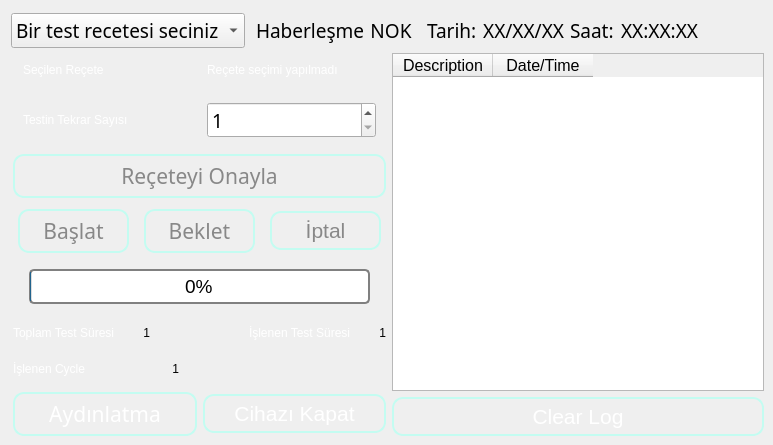
      <widget class="QWidget" name="tab_Main">
       <property name="autoFillBackground">
        <bool>false</bool>
       </property>
       <property name="styleSheet">
        <string notr="true"/>
       </property>
       <attribute name="title">
        <string>Ana Sayfa</string>
       </attribute>
       <widget class="QWidget" name="layoutWidget">
        <property name="geometry">
         <rect>
          <x>11</x>
          <y>11</y>
          <width>687</width>
          <height>39</height>
         </rect>
        </property>
        <layout class="QHBoxLayout" name="horizontalLayout_19" stretch="25,0,0,30,30">
         <item>
          <widget class="QComboBox" name="cbSelectProfileMain">
           <property name="font">
            <font>
             <family>Gill Sans MT</family>
             <pointsize>14</pointsize>
             <weight>9</weight>
             <italic>false</italic>
             <bold>false</bold>
            </font>
           </property>
           <item>
            <property name="text">
             <string>Bir test recetesi seciniz</string>
            </property>
           </item>
          </widget>
         </item>
         <item>
          <layout class="QHBoxLayout" name="horizontalLayout" stretch="0,0">
           <property name="spacing">
            <number>5</number>
           </property>
           <property name="sizeConstraint">
            <enum>QLayout::SetDefaultConstraint</enum>
           </property>
           <property name="leftMargin">
            <number>5</number>
           </property>
           <property name="topMargin">
            <number>5</number>
           </property>
           <property name="rightMargin">
            <number>5</number>
           </property>
           <property name="bottomMargin">
            <number>5</number>
           </property>
           <item>
            <widget class="QLabel" name="label_57">
             <property name="font">
              <font>
               <family>Gill Sans MT</family>
               <pointsize>14</pointsize>
               <weight>5</weight>
               <italic>false</italic>
               <bold>false</bold>
              </font>
             </property>
             <property name="text">
              <string>Haberleşme</string>
             </property>
            </widget>
           </item>
           <item>
            <widget class="QLabel" name="laCommErr">
             <property name="font">
              <font>
               <family>Gill Sans MT</family>
               <pointsize>14</pointsize>
               <weight>5</weight>
               <italic>false</italic>
               <bold>false</bold>
              </font>
             </property>
             <property name="text">
              <string>NOK</string>
             </property>
             <property name="alignment">
              <set>Qt::AlignCenter</set>
             </property>
            </widget>
           </item>
          </layout>
         </item>
         <item>
          <spacer name="horizontalSpacer_17">
           <property name="orientation">
            <enum>Qt::Horizontal</enum>
           </property>
           <property name="sizeHint" stdset="0">
            <size>
             <width>40</width>
             <height>20</height>
            </size>
           </property>
          </spacer>
         </item>
         <item>
          <layout class="QHBoxLayout" name="horizontalLayout_11">
           <property name="spacing">
            <number>5</number>
           </property>
           <property name="topMargin">
            <number>5</number>
           </property>
           <property name="bottomMargin">
            <number>5</number>
           </property>
           <item>
            <widget class="QLabel" name="label_8">
             <property name="font">
              <font>
               <family>Gill Sans MT</family>
               <pointsize>14</pointsize>
               <weight>5</weight>
               <italic>false</italic>
               <bold>false</bold>
              </font>
             </property>
             <property name="text">
              <string>Tarih:</string>
             </property>
            </widget>
           </item>
           <item>
            <widget class="QLabel" name="laDate">
             <property name="font">
              <font>
               <family>Gill Sans MT</family>
               <pointsize>14</pointsize>
               <weight>5</weight>
               <italic>false</italic>
               <bold>false</bold>
              </font>
             </property>
             <property name="text">
              <string>XX/XX/XX</string>
             </property>
             <property name="alignment">
              <set>Qt::AlignRight|Qt::AlignTrailing|Qt::AlignVCenter</set>
             </property>
            </widget>
           </item>
          </layout>
         </item>
         <item>
          <layout class="QHBoxLayout" name="horizontalLayout_12">
           <property name="topMargin">
            <number>5</number>
           </property>
           <property name="bottomMargin">
            <number>5</number>
           </property>
           <item>
            <widget class="QLabel" name="label_65">
             <property name="font">
              <font>
               <family>Gill Sans MT</family>
               <pointsize>14</pointsize>
               <weight>5</weight>
               <italic>false</italic>
               <bold>false</bold>
              </font>
             </property>
             <property name="text">
              <string>Saat:</string>
             </property>
            </widget>
           </item>
           <item>
            <widget class="QLabel" name="laTime">
             <property name="font">
              <font>
               <family>Gill Sans MT</family>
               <pointsize>14</pointsize>
               <weight>5</weight>
               <italic>false</italic>
               <bold>false</bold>
              </font>
             </property>
             <property name="text">
              <string>XX:XX:XX</string>
             </property>
             <property name="alignment">
              <set>Qt::AlignRight|Qt::AlignTrailing|Qt::AlignVCenter</set>
             </property>
            </widget>
           </item>
          </layout>
         </item>
        </layout>
       </widget>
       <widget class="QWidget" name="layoutWidget">
        <property name="geometry">
         <rect>
          <x>13</x>
          <y>53</y>
          <width>751</width>
          <height>383</height>
         </rect>
        </property>
        <layout class="QHBoxLayout" name="horizontalLayout_24">
         <item>
          <layout class="QVBoxLayout" name="verticalLayout_4">
           <item>
            <layout class="QHBoxLayout" name="horizontalLayout_18">
             <property name="spacing">
              <number>15</number>
             </property>
             <property name="leftMargin">
              <number>5</number>
             </property>
             <property name="topMargin">
              <number>5</number>
             </property>
             <property name="rightMargin">
              <number>5</number>
             </property>
             <property name="bottomMargin">
              <number>5</number>
             </property>
             <item>
              <layout class="QVBoxLayout" name="verticalLayout">
               <item>
                <layout class="QHBoxLayout" name="horizontalLayout_16">
                 <property name="spacing">
                  <number>15</number>
                 </property>
                 <property name="leftMargin">
                  <number>5</number>
                 </property>
                 <property name="topMargin">
                  <number>5</number>
                 </property>
                 <property name="rightMargin">
                  <number>5</number>
                 </property>
                 <property name="bottomMargin">
                  <number>5</number>
                 </property>
                 <item>
                  <widget class="QLabel" name="label_3">
                   <property name="styleSheet">
                    <string notr="true">QLabel{
color : #fff;
font: 75 14pt &quot;Gill Sans MT&quot;;
}</string>
                   </property>
                   <property name="text">
                    <string>Seçilen Reçete</string>
                   </property>
                  </widget>
                 </item>
                 <item>
                  <widget class="QLabel" name="laSelectedProfileMain">
                   <property name="layoutDirection">
                    <enum>Qt::LeftToRight</enum>
                   </property>
                   <property name="styleSheet">
                    <string notr="true">QLabel{
color : #fff;
font: 75 14pt &quot;Gill Sans MT&quot;;
}</string>
                   </property>
                   <property name="text">
                    <string>Reçete seçimi yapılmadı</string>
                   </property>
                   <property name="alignment">
                    <set>Qt::AlignLeading|Qt::AlignLeft|Qt::AlignVCenter</set>
                   </property>
                  </widget>
                 </item>
                </layout>
               </item>
               <item>
                <layout class="QHBoxLayout" name="horizontalLayout_15">
                 <property name="spacing">
                  <number>15</number>
                 </property>
                 <property name="leftMargin">
                  <number>5</number>
                 </property>
                 <property name="topMargin">
                  <number>5</number>
                 </property>
                 <property name="rightMargin">
                  <number>5</number>
                 </property>
                 <property name="bottomMargin">
                  <number>5</number>
                 </property>
                 <item>
                  <widget class="QLabel" name="label">
                   <property name="styleSheet">
                    <string notr="true">QLabel{
color : #fff;
font: 75 14pt &quot;Gill Sans MT&quot;;
}</string>
                   </property>
                   <property name="text">
                    <string>Testin Tekrar Sayısı</string>
                   </property>
                  </widget>
                 </item>
                 <item>
                  <widget class="QSpinBox" name="sbTTotalCycle">
                   <property name="font">
                    <font>
                     <family>Gill Sans MT</family>
                     <pointsize>14</pointsize>
                     <weight>9</weight>
                     <italic>false</italic>
                     <bold>false</bold>
                    </font>
                   </property>
                   <property name="minimum">
                    <number>1</number>
                   </property>
                   <property name="maximum">
                    <number>65535</number>
                   </property>
                  </widget>
                 </item>
                </layout>
               </item>
              </layout>
             </item>
            </layout>
           </item>
           <item>
            <widget class="QPushButton" name="bSendProfileMain">
             <property name="enabled">
              <bool>false</bool>
             </property>
             <property name="font">
              <font>
               <family>Gill Sans MT</family>
               <pointsize>-1</pointsize>
              </font>
             </property>
             <property name="styleSheet">
              <string notr="true">QPushButton {
color: #fff;
font-family: &quot;Gill Sans MT&quot;;
font-size: 21px;
border: 2px solid #c3fcf1;
border-radius: 11px;
padding: 5px;
background: qradialgradient(cx: 0.3, cy: -0.6,
fx: 0.3, fy: -0.4,
radius: 1.35, stop: 0 #65BAAB, stop: 1 #0E62A0);
min-width: 80px;
}
QPushButton:hover {
background: qradialgradient(cx: 0.3, cy: -0.4,
fx: 0.3, fy: -0.4,
radius: 1.35, stop: 0 #65BAAB, stop: 1 #0E62A0);
}
QPushButton:pressed {
background: qradialgradient(cx: 0.4, cy: -0.1,
fx: 0.4, fy: -0.1,
radius: 1.35, stop: 0 #65BAAB, stop: 1 #ddd);
}
QPushButton:disabled {
color: #888;
background: qradialgradient(cx: 0.4, cy: -0.1,
fx: 0.4, fy: -0.1,
radius: 1.35, stop: 0 #65BAAB, stop: 1 #ddd);
}</string>
             </property>
             <property name="text">
              <string>Reçeteyi Onayla</string>
             </property>
             <property name="iconSize">
              <size>
               <width>24</width>
               <height>15</height>
              </size>
             </property>
            </widget>
           </item>
           <item>
            <layout class="QHBoxLayout" name="horizontalLayout_17" stretch="0,0,0">
             <property name="spacing">
              <number>15</number>
             </property>
             <property name="sizeConstraint">
              <enum>QLayout::SetFixedSize</enum>
             </property>
             <property name="leftMargin">
              <number>5</number>
             </property>
             <property name="topMargin">
              <number>5</number>
             </property>
             <property name="rightMargin">
              <number>5</number>
             </property>
             <property name="bottomMargin">
              <number>5</number>
             </property>
             <item>
              <widget class="QPushButton" name="bStartTest">
               <property name="enabled">
                <bool>false</bool>
               </property>
               <property name="font">
                <font>
                 <family>Gill Sans MT</family>
                 <pointsize>-1</pointsize>
                </font>
               </property>
               <property name="styleSheet">
                <string notr="true">QPushButton {
color: #fff;
font-family: &quot;Gill Sans MT&quot;;
font-size: 21px;
border: 2px solid #c3fcf1;
border-radius: 11px;
padding: 5px;
background: qradialgradient(cx: 0.3, cy: -0.6,
fx: 0.3, fy: -0.4,
radius: 1.35, stop: 0 #65BAAB, stop: 1 #0E62A0);
min-width: 80px;
}
QPushButton:hover {
background: qradialgradient(cx: 0.3, cy: -0.4,
fx: 0.3, fy: -0.4,
radius: 1.35, stop: 0 #65BAAB, stop: 1 #0E62A0);
}
QPushButton:pressed {
background: qradialgradient(cx: 0.4, cy: -0.1,
fx: 0.4, fy: -0.1,
radius: 1.35, stop: 0 #65BAAB, stop: 1 #ddd);
}
QPushButton:disabled {
color: #888;
background: qradialgradient(cx: 0.4, cy: -0.1,
fx: 0.4, fy: -0.1,
radius: 1.35, stop: 0 #65BAAB, stop: 1 #ddd);
}</string>
               </property>
               <property name="text">
                <string>Başlat</string>
               </property>
               <property name="iconSize">
                <size>
                 <width>24</width>
                 <height>15</height>
                </size>
               </property>
              </widget>
             </item>
             <item>
              <widget class="QPushButton" name="bPauseTest">
               <property name="enabled">
                <bool>false</bool>
               </property>
               <property name="font">
                <font>
                 <family>Gill Sans MT</family>
                 <pointsize>-1</pointsize>
                </font>
               </property>
               <property name="styleSheet">
                <string notr="true">QPushButton {
color: #fff;
font-family: &quot;Gill Sans MT&quot;;
font-size: 21px;
border: 2px solid #c3fcf1;
border-radius: 11px;
padding: 5px;
background: qradialgradient(cx: 0.3, cy: -0.6,
fx: 0.3, fy: -0.4,
radius: 1.35, stop: 0 #65BAAB, stop: 1 #0E62A0);
min-width: 80px;
}
QPushButton:hover {
background: qradialgradient(cx: 0.3, cy: -0.4,
fx: 0.3, fy: -0.4,
radius: 1.35, stop: 0 #65BAAB, stop: 1 #0E62A0);
}
QPushButton:pressed {
background: qradialgradient(cx: 0.4, cy: -0.1,
fx: 0.4, fy: -0.1,
radius: 1.35, stop: 0 #65BAAB, stop: 1 #ddd);
}
QPushButton:disabled {
color: #888;
background: qradialgradient(cx: 0.4, cy: -0.1,
fx: 0.4, fy: -0.1,
radius: 1.35, stop: 0 #65BAAB, stop: 1 #ddd);
}</string>
               </property>
               <property name="text">
                <string>Beklet</string>
               </property>
              </widget>
             </item>
             <item>
              <widget class="QPushButton" name="bStopTest">
               <property name="enabled">
                <bool>false</bool>
               </property>
               <property name="styleSheet">
                <string notr="true">QPushButton {
color: #fff;
font-family: &quot;Gill Sans MT&quot;;
font-size: 21px;
border: 2px solid #c3fcf1;
border-radius: 11px;
padding: 5px;
background: qradialgradient(cx: 0.3, cy: -0.6,
fx: 0.3, fy: -0.4,
radius: 1.35, stop: 0 #65BAAB, stop: 1 #0E62A0);
min-width: 80px;
}
QPushButton:hover {
background: qradialgradient(cx: 0.3, cy: -0.4,
fx: 0.3, fy: -0.4,
radius: 1.35, stop: 0 #65BAAB, stop: 1 #0E62A0);
}
QPushButton:pressed {
background: qradialgradient(cx: 0.4, cy: -0.1,
fx: 0.4, fy: -0.1,
radius: 1.35, stop: 0 #65BAAB, stop: 1 #ddd);
}
QPushButton:disabled {
color: #888;
background: qradialgradient(cx: 0.4, cy: -0.1,
fx: 0.4, fy: -0.1,
radius: 1.35, stop: 0 #65BAAB, stop: 1 #ddd);
}</string>
               </property>
               <property name="text">
                <string>İptal</string>
               </property>
              </widget>
             </item>
            </layout>
           </item>
           <item>
            <layout class="QHBoxLayout" name="horizontalLayout_23" stretch="3,94,3">
             <property name="spacing">
              <number>15</number>
             </property>
             <property name="leftMargin">
              <number>5</number>
             </property>
             <property name="topMargin">
              <number>5</number>
             </property>
             <property name="rightMargin">
              <number>5</number>
             </property>
             <property name="bottomMargin">
              <number>5</number>
             </property>
             <item>
              <spacer name="horizontalSpacer_13">
               <property name="orientation">
                <enum>Qt::Horizontal</enum>
               </property>
               <property name="sizeHint" stdset="0">
                <size>
                 <width>40</width>
                 <height>20</height>
                </size>
               </property>
              </spacer>
             </item>
             <item>
              <widget class="QProgressBar" name="progressBar">
               <property name="font">
                <font>
                 <pointsize>14</pointsize>
                </font>
               </property>
               <property name="styleSheet">
                <string notr="true">QProgressBar {
    border: 2px solid grey;
    border-radius: 5px;
    text-align: center;
}
</string>
               </property>
               <property name="value">
                <number>0</number>
               </property>
              </widget>
             </item>
             <item>
              <spacer name="horizontalSpacer_14">
               <property name="orientation">
                <enum>Qt::Horizontal</enum>
               </property>
               <property name="sizeHint" stdset="0">
                <size>
                 <width>40</width>
                 <height>20</height>
                </size>
               </property>
              </spacer>
             </item>
            </layout>
           </item>
           <item>
            <layout class="QVBoxLayout" name="verticalLayout_2">
             <property name="spacing">
              <number>0</number>
             </property>
             <item>
              <layout class="QHBoxLayout" name="horizontalLayout_20">
               <item>
                <layout class="QHBoxLayout" name="horizontalLayout_3" stretch="0,0,0">
                 <property name="spacing">
                  <number>0</number>
                 </property>
                 <property name="leftMargin">
                  <number>0</number>
                 </property>
                 <property name="topMargin">
                  <number>0</number>
                 </property>
                 <property name="rightMargin">
                  <number>0</number>
                 </property>
                 <property name="bottomMargin">
                  <number>0</number>
                 </property>
                 <item>
                  <widget class="QLabel" name="label_4">
                   <property name="styleSheet">
                    <string notr="true">QLabel{
color : #fff;
font: 75 14pt &quot;Gill Sans MT&quot;;
}</string>
                   </property>
                   <property name="text">
                    <string>Toplam Test Süresi</string>
                   </property>
                  </widget>
                 </item>
                 <item>
                  <spacer name="horizontalSpacer_2">
                   <property name="orientation">
                    <enum>Qt::Horizontal</enum>
                   </property>
                   <property name="sizeHint" stdset="0">
                    <size>
                     <width>28</width>
                     <height>18</height>
                    </size>
                   </property>
                  </spacer>
                 </item>
                 <item>
                  <widget class="QLabel" name="laTotalTestSecond">
                   <property name="text">
                    <string>1</string>
                   </property>
                   <property name="alignment">
                    <set>Qt::AlignRight|Qt::AlignTrailing|Qt::AlignVCenter</set>
                   </property>
                  </widget>
                 </item>
                </layout>
               </item>
               <item>
                <spacer name="horizontalSpacer_16">
                 <property name="orientation">
                  <enum>Qt::Horizontal</enum>
                 </property>
                 <property name="sizeHint" stdset="0">
                  <size>
                   <width>40</width>
                   <height>20</height>
                  </size>
                 </property>
                </spacer>
               </item>
               <item>
                <layout class="QHBoxLayout" name="horizontalLayout_2">
                 <property name="spacing">
                  <number>0</number>
                 </property>
                 <item>
                  <widget class="QLabel" name="label_5">
                   <property name="styleSheet">
                    <string notr="true">QLabel{
color : #fff;
font: 75 14pt &quot;Gill Sans MT&quot;;
}</string>
                   </property>
                   <property name="text">
                    <string>İşlenen Test Süresi</string>
                   </property>
                  </widget>
                 </item>
                 <item>
                  <spacer name="horizontalSpacer">
                   <property name="orientation">
                    <enum>Qt::Horizontal</enum>
                   </property>
                   <property name="sizeHint" stdset="0">
                    <size>
                     <width>28</width>
                     <height>18</height>
                    </size>
                   </property>
                  </spacer>
                 </item>
                 <item>
                  <widget class="QLabel" name="laTTestElepsedSecond">
                   <property name="text">
                    <string>1</string>
                   </property>
                   <property name="alignment">
                    <set>Qt::AlignRight|Qt::AlignTrailing|Qt::AlignVCenter</set>
                   </property>
                  </widget>
                 </item>
                </layout>
               </item>
              </layout>
             </item>
             <item>
              <layout class="QHBoxLayout" name="horizontalLayout_22" stretch="40,20,30">
               <property name="spacing">
                <number>0</number>
               </property>
               <item>
                <layout class="QHBoxLayout" name="horizontalLayout_4">
                 <property name="spacing">
                  <number>0</number>
                 </property>
                 <item>
                  <widget class="QLabel" name="label_7">
                   <property name="styleSheet">
                    <string notr="true">QLabel{
color : #fff;
font: 75 14pt &quot;Gill Sans MT&quot;;
}</string>
                   </property>
                   <property name="text">
                    <string>İşlenen Cycle</string>
                   </property>
                  </widget>
                 </item>
                 <item>
                  <spacer name="horizontalSpacer_3">
                   <property name="orientation">
                    <enum>Qt::Horizontal</enum>
                   </property>
                   <property name="sizeHint" stdset="0">
                    <size>
                     <width>28</width>
                     <height>18</height>
                    </size>
                   </property>
                  </spacer>
                 </item>
                 <item>
                  <widget class="QLabel" name="laTTotalCycleMain">
                   <property name="text">
                    <string>1</string>
                   </property>
                   <property name="alignment">
                    <set>Qt::AlignRight|Qt::AlignTrailing|Qt::AlignVCenter</set>
                   </property>
                  </widget>
                 </item>
                </layout>
               </item>
               <item>
                <spacer name="horizontalSpacer_15">
                 <property name="orientation">
                  <enum>Qt::Horizontal</enum>
                 </property>
                 <property name="sizeHint" stdset="0">
                  <size>
                   <width>40</width>
                   <height>20</height>
                  </size>
                 </property>
                </spacer>
               </item>
               <item>
                <spacer name="horizontalSpacer_12">
                 <property name="orientation">
                  <enum>Qt::Horizontal</enum>
                 </property>
                 <property name="sizeHint" stdset="0">
                  <size>
                   <width>40</width>
                   <height>20</height>
                  </size>
                 </property>
                </spacer>
               </item>
              </layout>
             </item>
            </layout>
           </item>
           <item>
            <layout class="QHBoxLayout" name="horizontalLayout_21">
             <item>
              <widget class="QPushButton" name="bLightsMain">
               <property name="font">
                <font>
                 <family>Gill Sans MT</family>
                 <pointsize>-1</pointsize>
                </font>
               </property>
               <property name="styleSheet">
                <string notr="true">QPushButton {
color: #fff;
font-family: &quot;Gill Sans MT&quot;;
font-size: 21px;
border: 2px solid #c3fcf1;
border-radius: 11px;
padding: 5px;
background: qradialgradient(cx: 0.3, cy: -0.6,
fx: 0.3, fy: -0.4,
radius: 1.35, stop: 0 #65BAAB, stop: 1 #0E62A0);
min-width: 80px;
}
QPushButton:hover {
background: qradialgradient(cx: 0.3, cy: -0.4,
fx: 0.3, fy: -0.4,
radius: 1.35, stop: 0 #65BAAB, stop: 1 #0E62A0);
}
QPushButton:pressed {
background: qradialgradient(cx: 0.4, cy: -0.1,
fx: 0.4, fy: -0.1,
radius: 1.35, stop: 0 #65BAAB, stop: 1 #ddd);
}
QPushButton:disabled {
color: #888;
background: qradialgradient(cx: 0.4, cy: -0.1,
fx: 0.4, fy: -0.1,
radius: 1.35, stop: 0 #65BAAB, stop: 1 #ddd);
}</string>
               </property>
               <property name="text">
                <string>Aydınlatma</string>
               </property>
               <property name="checkable">
                <bool>true</bool>
               </property>
              </widget>
             </item>
             <item>
              <widget class="QPushButton" name="bCabinDoor">
               <property name="styleSheet">
                <string notr="true">QPushButton {
color: #fff;
font-family: &quot;Gill Sans MT&quot;;
font-size: 21px;
border: 2px solid #c3fcf1;
border-radius: 11px;
padding: 5px;
background: qradialgradient(cx: 0.3, cy: -0.6,
fx: 0.3, fy: -0.4,
radius: 1.35, stop: 0 #65BAAB, stop: 1 #0E62A0);
min-width: 80px;
}
QPushButton:hover {
background: qradialgradient(cx: 0.3, cy: -0.4,
fx: 0.3, fy: -0.4,
radius: 1.35, stop: 0 #65BAAB, stop: 1 #0E62A0);
}
QPushButton:pressed {
background: qradialgradient(cx: 0.4, cy: -0.1,
fx: 0.4, fy: -0.1,
radius: 1.35, stop: 0 #65BAAB, stop: 1 #ddd);
}
QPushButton:disabled {
color: #888;
background: qradialgradient(cx: 0.4, cy: -0.1,
fx: 0.4, fy: -0.1,
radius: 1.35, stop: 0 #65BAAB, stop: 1 #ddd);
}</string>
               </property>
               <property name="text">
                <string>Cihazı Kapat</string>
               </property>
               <property name="checkable">
                <bool>true</bool>
               </property>
              </widget>
             </item>
            </layout>
           </item>
          </layout>
         </item>
         <item>
          <layout class="QVBoxLayout" name="verticalLayout_3">
           <item>
            <widget class="QTableWidget" name="warningTable">
             <property name="font">
              <font>
               <pointsize>12</pointsize>
              </font>
             </property>
             <column>
              <property name="text">
               <string>Description</string>
              </property>
             </column>
             <column>
              <property name="text">
               <string>Date/Time</string>
              </property>
             </column>
            </widget>
           </item>
           <item>
            <widget class="QPushButton" name="bClearLogTable">
             <property name="styleSheet">
              <string notr="true">QPushButton {
color: #fff;
font-family: &quot;Gill Sans MT&quot;;
font-size: 21px;
border: 2px solid #c3fcf1;
border-radius: 11px;
padding: 5px;
background: qradialgradient(cx: 0.3, cy: -0.6,
fx: 0.3, fy: -0.4,
radius: 1.35, stop: 0 #65BAAB, stop: 1 #0E62A0);
min-width: 80px;
}
QPushButton:hover {
background: qradialgradient(cx: 0.3, cy: -0.4,
fx: 0.3, fy: -0.4,
radius: 1.35, stop: 0 #65BAAB, stop: 1 #0E62A0);
}
QPushButton:pressed {
background: qradialgradient(cx: 0.4, cy: -0.1,
fx: 0.4, fy: -0.1,
radius: 1.35, stop: 0 #65BAAB, stop: 1 #ddd);
}
QPushButton:disabled {
color: #888;
background: qradialgradient(cx: 0.4, cy: -0.1,
fx: 0.4, fy: -0.1,
radius: 1.35, stop: 0 #65BAAB, stop: 1 #ddd);
}</string>
             </property>
             <property name="text">
              <string>Clear Log</string>
             </property>
            </widget>
           </item>
          </layout>
         </item>
        </layout>
       </widget>
      </widget>
